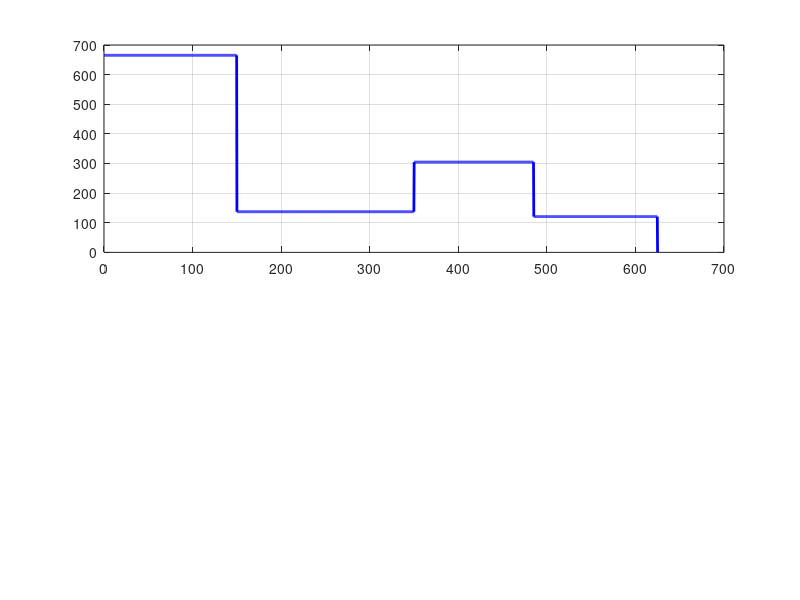

Write MATLAB code to recreate this figure. (Note: this script raises an error after producing the figure.)


%% 1. Define Input Parameters and Calculated Forces
% Operating speed: 1020 rpm (106.81 rad/s)
% Input power: 4.5 hp = 3355.65 W

% Distances along the shaft from Gear O (in meters)
x_O = 0.000;    % Gear O
x_A = 0.150;    % Bearing A
x_C = 0.350;    % Gear C (150mm + 200mm)
x_B = 0.485;    % Bearing B (350mm + 135mm)
x_D = 0.625;    % Sprocket D (485mm + 140mm)

% Forces in the XY Plane (Vertical) - Units in Newtons [N]
% Positive is upward (+y)
Fy_O = 631.47;          % Radial force (up) - Weight of Gear O (down)
Fy_A = -619.38;         % Reaction at Bearing A
Fy_C = -314.75;         % Radial force (down) - Weight of Gear C (down)
Fy_B = 405.67;          % Reaction at Bearing B
Fy_D = -103.01;         % Weight of Sprocket D (down)

% Concentrated Moment from Axial Force at Gear O [N-m]
Mz_O = 70.70;           % Fa acting at pitch radius creates a z-axis moment

% Forces in the XZ Plane (Horizontal) - Units in Newtons [N]
% Positive is out of the page (+z), Negative is into the page (-z)
Fz_O = -209.47;         % Tangential force at Gear O
Fz_A = 346.07;          % Reaction at Bearing A
Fz_C = -171.35;         % Tangential force at Gear C
Fz_B = 97.55;           % Reaction at Bearing B
Fz_D = -62.80;          % Tangential force at Sprocket D

%% 2. Define the Shaft Domain
% Create an array of 2000 points along the length of the shaft for smooth plotting
x = linspace(0, 0.625, 2000); 

%% 3. Calculate Shear and Bending Moments using Singularity Functions
% Singularity functions (e.g., x >= a) act as step switches, turning 'on' 
% when the evaluation point passes the force location.

% --- XY Plane (Vertical Forces cause Vy shear and Mz bending) ---
Vy = Fy_O.*(x >= x_O) + Fy_A.*(x >= x_A) + Fy_C.*(x >= x_C) + ...
     Fy_B.*(x >= x_B) + Fy_D.*(x >= x_D);

% Bending moment is the integral of shear + any concentrated moments
Mz = Mz_O.*(x >= x_O) + ...
     Fy_O.*max(0, x - x_O) + Fy_A.*max(0, x - x_A) + ...
     Fy_C.*max(0, x - x_C) + Fy_B.*max(0, x - x_B) + ...
     Fy_D.*max(0, x - x_D);

% --- XZ Plane (Horizontal Forces cause Vz shear and My bending) ---
Vz = Fz_O.*(x >= x_O) + Fz_A.*(x >= x_A) + Fz_C.*(x >= x_C) + ...
     Fz_B.*(x >= x_B) + Fz_D.*(x >= x_D);

My = Fz_O.*max(0, x - x_O) + Fz_A.*max(0, x - x_A) + ...
     Fz_C.*max(0, x - x_C) + Fz_B.*max(0, x - x_B) + ...
     Fz_D.*max(0, x - x_D);

%% 4. Calculate Resultants
% Resultant vectors combine the orthogonal plane components
V_res = sqrt(Vy.^2 + Vz.^2);
M_res = sqrt(Mz.^2 + My.^2);

%% 5. Plotting the Results
figure('Name', 'Shaft Shear and Bending Moment Diagrams', 'Color', 'w', 'Position', [100, 100, 900, 700]);

% Plot 1: Resultant Shear Force
subplot(2,1,1);
plot(x*1000, V_res, 'b-', 'LineWidth', 2); % Convert x back to mm for clean axes
grid on; hold on;
% Mark critical nodes
x_ticks = [x_O, x_A, x_C, x_B, x_D] * 1000;
xline(x_ticks, 'k--', {'Gear O', 'Brg A', 'Gear C', 'Brg B', 'Sprock D'}, 'LabelOrientation', 'horizontal');
title('Resultant Shear Force Diagram ($V_{res} = \sqrt{V_y^2 + V_z^2}$)', 'Interpreter', 'latex', 'FontSize', 14);
xlabel('Position along shaft, x [mm]', 'FontSize', 12);
ylabel('Resultant Shear Force, V [N]', 'FontSize', 12);
xlim([0 625]);

% Plot 2: Resultant Bending Moment
subplot(2,1,2);
plot(x*1000, Mz, 'r-', 'LineWidth', 2);
grid on; hold on;
xline(x_ticks, 'k--');
title('Resultant Bending Moment Diagram ($M_{res} = \sqrt{M_y^2 + M_z^2}$)', 'Interpreter', 'latex', 'FontSize', 14);
xlabel('Position along shaft, x [mm]', 'FontSize', 12);
ylabel('Resultant Moment, M [N-m]', 'FontSize', 12);
xlim([0 625]);

% Find and display the maximum resultant moment
[max_M, idx] = max(M_res);
max_x = x(idx) * 1000;
plot(max_x, max_M, 'ko', 'MarkerFaceColor', 'k');
text(max_x - 30, max_M + 15, sprintf('Max M = %.2f N-m', max_M), 'FontSize', 11, 'FontWeight', 'bold');

disp('Simulation Complete. Check the generated figure for the resulting FBD mappings.');
